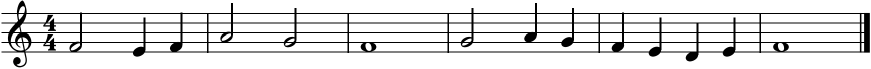
#> input picture Ave.png, 1742 x 138 px (shown at 1/2 size)
$ jupyter execute --allow-errors Ave_code.ipynb
#> lines starting #> are read from the running program, lines starting #| are printed output that depends on the picture; after the words box and inside, x2 and y2 are one past the last pixel; in counts of white or black regions, pixels touching at a corner belong together
#> further down, Ave_image is the input picture: shape (138, 1742); min 0, max 255, mean 224.6
[cell 1]
import pydub
import numpy as np
import sounddevice as sd
from matplotlib import pyplot as plt
from scipy.io.wavfile import read, write
import cv2 as cv
import pandas as pd

[cell 2]
# detect lines
def LineDetector(input_im):
# convert image to gray image
    Gray_IM = cv.cvtColor(input_im,cv.COLOR_BGR2GRAY)
# detect edges
    t_lower = 50  # Lower Threshold
    t_upper = 200  # Upper threshold
#apertureSize is an optional parameter that is used to specify the order of the Sobel filter used
#to calculate the gradient in the Canny algorithm. The default value is 3 and its value should
#be odd between 3 and 7. You can increase the Aperture size when you want to detect more detailed features.
    edges = cv.Canny(Gray_IM,t_lower,t_upper,apertureSize=3)
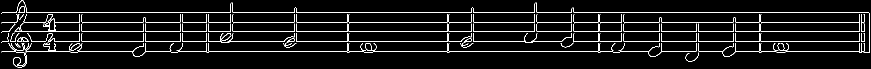
#> edges: shape (138, 1742) (shown at 1/2 size); 5.2% white in thin lines or dots

    IM_lines = cv.HoughLinesP(
                edges,
                1, # Distance resolution in pixels
                np.pi/180, # Angle resolution in radians
                threshold=50, # Min number of votes for valid line
                minLineLength=40, # Min allowed length of line
                maxLineGap=10 # Max allowed gap between line for joining them
                )
#> IM_lines = 73 rows, first 6: [47, 44, 1739, 44], [748, 102, 1224, 102], [4, 25, 1737, 25], [31, 63, 1739, 63], [4, 83, 442, 83], [1613, 102, 1655, 102]
    lines_Y=[]
    for line in IM_lines:
        xx,ys,xf,yf=line[0]
        if(abs(xx-xf)>50):
            if(abs(ys-yf)<5):
                a=1
                for i in lines_Y:
                    if(abs(i-ys)<5):
                        a=0
                if(a or lines_Y==[]):
                    lines_Y.append(ys)
#> this loop made 73 passes
#> (xx, ys, xf, yf) on passes 1 to 12: (47, 44, 1739, 44), (748, 102, 1224, 102), (4, 25, 1737, 25), (31, 63, 1739, 63), (4, 83, 442, 83), (1613, 102, 1655, 102), (1284, 83, 1340, 83), (438, 102, 494, 102), (1447, 83, 1503, 83), (1606, 83, 1662, 83), (627, 102, 697, 101), (568, 82, 631, 83)
#> after the loop, lines_Y = [44, 102, 25, 63, 83]
    for i in lines_Y:
        cv.line(Gray_IM, (0, i), (1700, i), (0,0,255), 2, cv.LINE_AA)
#> this loop made 5 passes
#> i on passes 1 to 5: 44, 102, 25, 63, 83
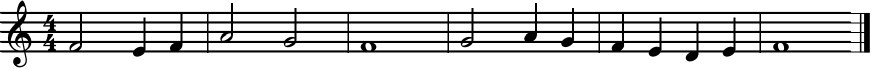
#> Gray_IM: shape (138, 1742) (shown at 1/2 size); 10.04% of pixels changed, all inside (x1, y1, x2, y2) = (0, 23, 1703, 105)
    lines_Y.sort()
    return Gray_IM,lines_Y

[cell 3]
def detectNotes(input_image, template, threshold):
    w, h = template.shape[::-1]
    res_image = input_image.copy()
    matches = cv.matchTemplate(input_image, template, cv.TM_CCOEFF_NORMED)
    match_loc = np.where( matches >= threshold)
    rects = list(zip(*match_loc[::-1]))
    rects = sorted(rects, key = lambda x: (x[0], x[1]))
    rects = np.asarray(rects)
    prev_x = rects[0][0]
    prev_y = rects[0][1]
    x_margin = 20
    y_margin = 20
    stay = [0]
    for i in range(1, rects.shape[0]):
        if (abs(rects[i][0] - prev_x) > x_margin or abs(rects[i][1] - prev_y) > y_margin):
            stay.append(i)
            prev_x = rects[i][0]
            prev_y = rects[i][1]

    rects = rects[stay]
    rect2=[]
    for i in rects:
       # if(rect2==[]):
        #    rect2.append(i)
        a=1
        for j in range (len(rect2)):
             if(   ((i[0]-rect2[j][0])**2)+((i[1]-rect2[j][1])**2)<20 ):
               a=0
        if(a):
            rect2.append(i)
        for pt in rects:
            cv.rectangle(res_image, pt, (pt[0] + w, pt[1] + h), (0,0,255), 1)

    return rect2,res_image

[cell 4]
Ave_image = cv.imread('Ave.png',cv.IMREAD_GRAYSCALE)
Ave_image1 = cv.imread('Ave.png')
template2 = cv.imread("whole.PNG", cv.IMREAD_GRAYSCALE)
threshold2 = 0.55

#> (the rest of this cell did not finish here and is left out)

#> (a cell that did not finish here is left out)

[cell 6]
# note class
class note :
    def __init__(self):
        self.x=0
        self.y=0
        self.id=0
        self.octave=0
        self.dur=0
class blunt :
    def __init__(self):
        self.lines=[]
        self.average=0
        self.notes=[]
    # [63 lines left out: function findNotesStr, not called in this run]


a=note()
a.y=10
a.x=5
print(a.x+a.y)

[cell 7]
#detect notes2
img2 = cv.imread('Ave.png')
def MakeNotes2(input_img):
    result=[]
    ## line
    junk1,lines =LineDetector(input_img)
#> lines = [25, 44, 63, 83, 102]
    # create blunts

    bluntN=int(len(lines)/5)
#> bluntN = 1
    blunts=[]
    for i in range (bluntN):
        temp_blunt=blunt()
        temp_blunt.lines=[lines[5*i],lines[5*i+1],lines[5*i+2],lines[5*i+3],lines[5*i+4]]
        temp_blunt.average=sum(temp_blunt.lines)/len(temp_blunt.lines)
        print("Average",temp_blunt.average)
        blunts.append(temp_blunt)
#> this loop made 1 pass
#> (temp_blunt.lines, temp_blunt.average) on pass 1: ([25, 44, 63, 83, 102], 63.4)
#| Average 63.4
#> after the loop, blunts = 1 item

    ## note
    ## quarters
    template = cv.imread("quarter (1).PNG", cv.IMREAD_GRAYSCALE)
    gray = cv.cvtColor(input_img, cv.COLOR_BGR2GRAY)
    threshold = 0.69
    rects,junk2= detectNotes(gray, template, threshold)
    print(len(rects))
    for point in rects:
        temp_note=note()
        temp_note.x=point[0]+14
        temp_note.y=point[1]+63
        temp_note.dur=3
        for i in blunts:
            if(abs(i.average-temp_note.y)<75):
                i.notes.append(temp_note)
        image2 = cv.circle(input_img, (temp_note.x,temp_note.y), radius=0, color=(0, 0, 255), thickness=2)

    ## half
    template = cv.imread("half.PNG", cv.IMREAD_GRAYSCALE)
   # gray = cv.cvtColor(input_img, cv.COLOR_BGR2GRAY)
    threshold = 0.75
    rects,junk2= detectNotes(gray, template, threshold)
    print(len(rects))
    for point in rects:
        temp_note=note()
        temp_note.x=point[0]+14
        temp_note.y=point[1]+69
        temp_note.dur=2
        for i in blunts:
            if(abs(i.average-temp_note.y)<75):
                i.notes.append(temp_note)
        image2 = cv.circle(input_img, (temp_note.x,temp_note.y), radius=0, color=(0, 0, 255), thickness=2)
    ## whole
    template = cv.imread("whole.PNG", cv.IMREAD_GRAYSCALE)
    threshold = 0.55
    rects,junk2= detectNotes(gray, template, threshold)
    print(len(rects))
    for point in rects:
        temp_note=note()
        temp_note.x=point[0]+14
        temp_note.y=point[1]+11
        temp_note.dur=1
        for i in blunts:
            if(abs(i.average-temp_note.y)<75):
                i.notes.append(temp_note)
        image2 = cv.circle(input_img, (temp_note.x,temp_note.y), radius=0, color=(0, 0, 255), thickness=2)


    for i in blunts:
        print(len(i.notes))
        i.findNotesStr()


    return image2,blunts


#> (the rest of this cell did not finish here and is left out)

[cell 8]
notes_base = 2**(np.arange(12)/12)*27.5
notes_duration = np.array([3200, 1600, 800, 400, 200, 100])*0.7
notes_ann = ['A', 'A#', 'B', 'C', 'C#', 'D', 'Eb', 'E', 'F', 'F#', 'G', 'G#']

def sin_wave(f, n, fs):
    x = np.linspace(0, 2*np.pi, n)
    ring = 30
    xp = np.linspace(0, -1*(n*ring/fs), n)
    y = np.sin(x*f*(n/fs))*np.exp(xp)
    z = np.zeros([n, 2])
    z[:, 0] = y
    z[:, 1] = y
    return z

# [7 lines left out: function play_note, not called in this run]

def put_note(note_id, octave, dur, fs):
    if (note_id < 3) :
        octave += 1
    y = sin_wave(notes_base[note_id]*2**octave, int(notes_duration[dur]*(fs/1000)), fs)
    return y

def get_music(music_notes, fs):
#> called with fs = 44100
    m = []
    for item in music_notes:
        y = put_note(item[0], item[1], item[2], fs)
        m.append(y)
    m = np.concatenate(m, 0)
    return m

fs1 = 44100
music = [[8, 5, 3], [10, 5, 4], [10, 5, 4], [10, 5, 3], [10, 5, 3], [10, 5, 3], [10, 5, 3], [10, 5, 3], [10, 5, 3],
        [11, 5, 4], [4, 5, 4], [11, 5, 4], [4, 5, 4], [11, 5, 4], [4, 5, 4], [11, 5, 4], [4, 5, 4], [3, 5, 3],
        [8, 5, 4], [8, 5, 4], [8, 5, 3], [8, 5, 3], [8, 5, 3], [8, 5, 3], [8, 5, 3], [8, 5, 3],
        [10, 5, 4], [3, 5, 4], [10, 5, 4], [3, 5, 4], [10, 5, 4], [3, 5, 4], [10, 5, 4], [3, 5, 4], [1, 4, 3]]

y = get_music(music, fs1)
sd.play(y, fs1)
#> (this line was passed over: sounddevice is not available in this run)

$ run again, with Maryam.png copied over Ave.png
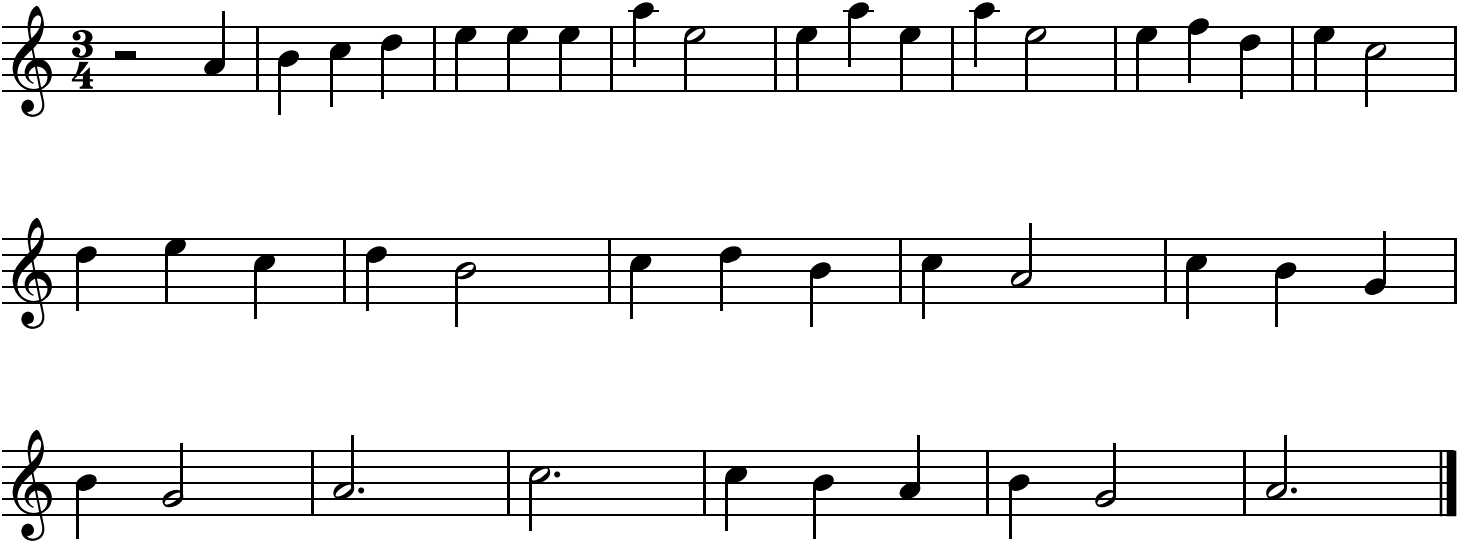
#> input picture Maryam.png, 1458 x 542 px
#> Ave_image is the input picture: shape (542, 1458); min 0, max 255, mean 233.7
#> in LineDetector, `edges = cv.Canny(Gray_IM,t_lower,t_upper,apertureSize=3)`:
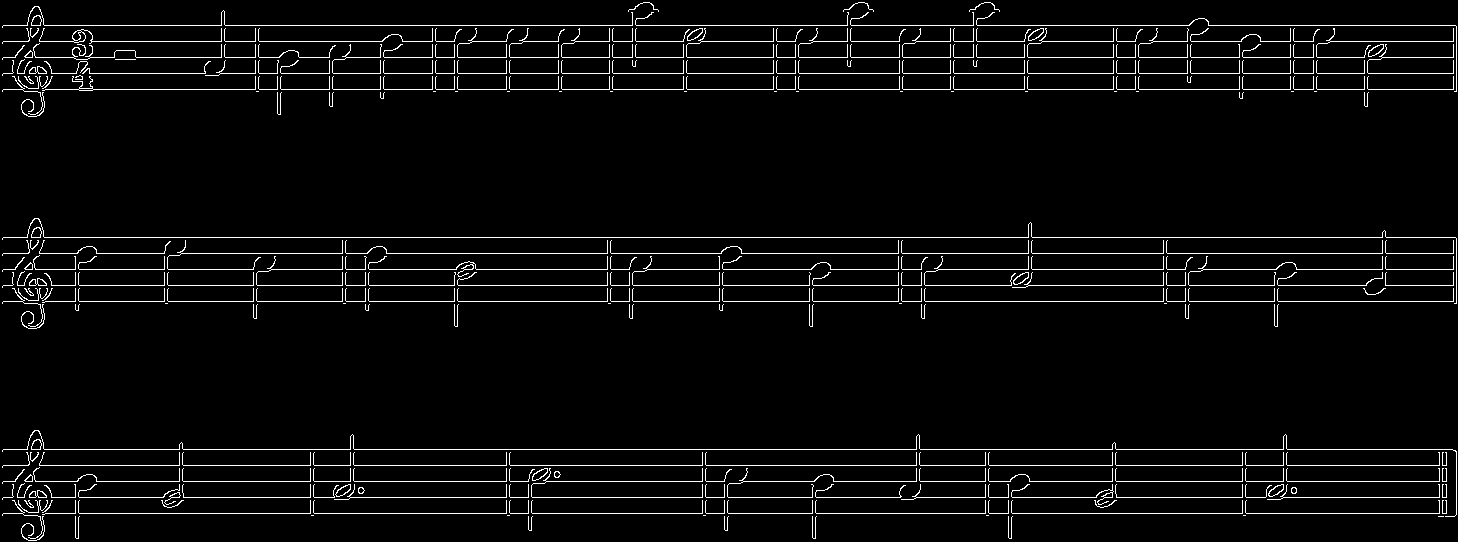
#> edges: shape (542, 1458); 3.9% white in thin lines or dots
#> IM_lines = 99 rows, first 6: [1028, 285, 1366, 285], [3, 237, 1455, 237], [3, 449, 1452, 449], [93, 89, 1456, 89], [3, 497, 334, 497], [45, 301, 1456, 301]
#> the loop in LineDetector, `for line in IM_lines:` made 99 passes
#> after the loop in LineDetector, `for line in IM_lines:`: lines_Y = [285, 237, 449, 89, 497, 301, 513, 481, 25, 57, 41, 465, 253, 73, 269]
#> the loop in LineDetector, `for i in lines_Y:` made 15 passes
#> i on passes 1 to 8: 285, 237, 449, 89, 497, 301, 513, 481
#> after the loop in LineDetector, `for i in lines_Y:`:
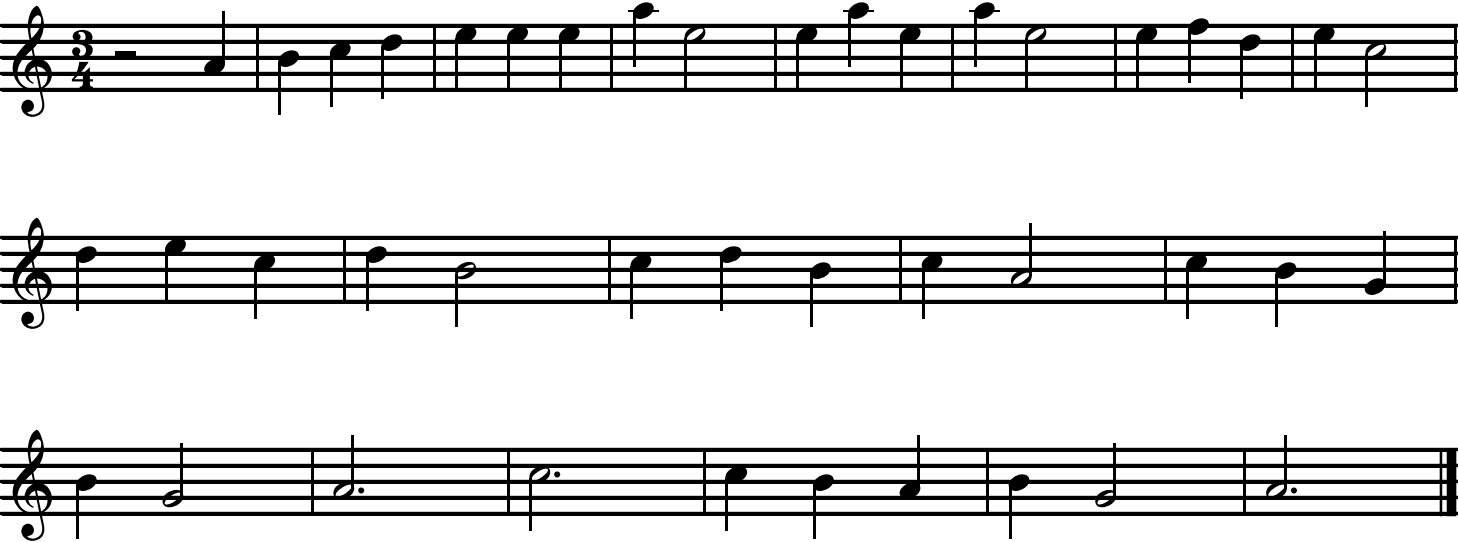
#> Gray_IM: shape (542, 1458); 7.82% of pixels changed, all inside (x1, y1, x2, y2) = (0, 23, 1458, 516)
#> lines = [25, 41, 57, 73, 89, 237, 253, 269, 285, 301, 449, 465, 481, 497, 513]
#> bluntN = 3
#> the loop in MakeNotes2, `for i in range (bluntN):` made 3 passes
#> (temp_blunt.lines, temp_blunt.average) on passes 1 to 3: ([25, 41, 57, 73, 89], 57), ([237, 253, 269, 285, 301], 269), ([449, 465, 481, 497, 513], 481)
#> (printed output is left out)
#> after the loop in MakeNotes2, `for i in range (bluntN):`: blunts = 3 items

$ run again, with Twinkle.png copied over Ave.png
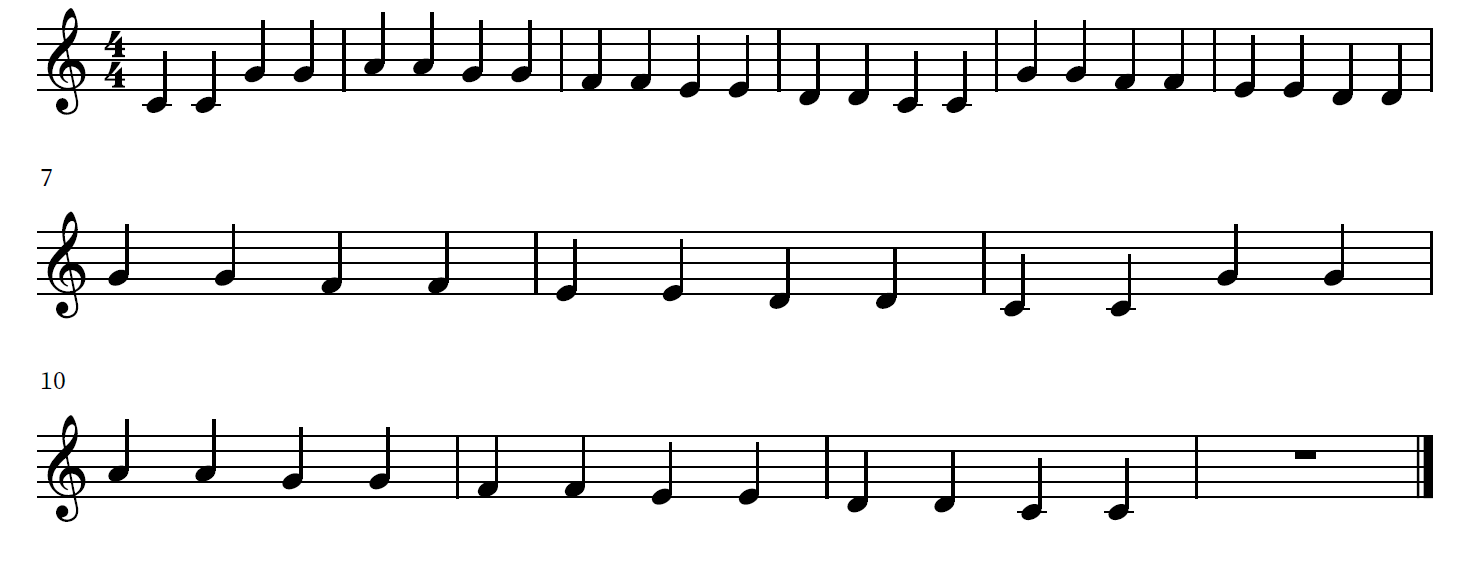
#> input picture Twinkle.png, 1458 x 572 px
#> Ave_image1 is the input picture: shape (572, 1458, 3); mean B, G, R 234.7, 234.7, 234.7
#> in LineDetector, `edges = cv.Canny(Gray_IM,t_lower,t_upper,apertureSize=3)`:
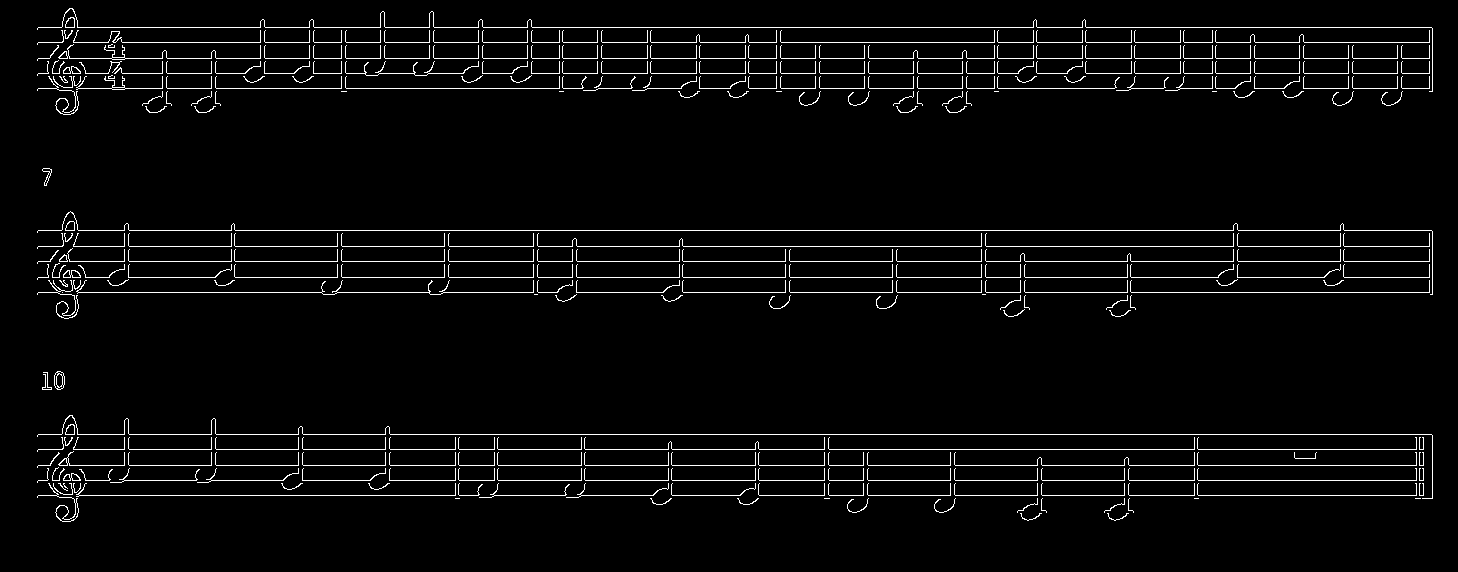
#> edges: shape (572, 1458); 3.5% white in thin lines or dots, all inside (x1, y1, x2, y2) = (37, 8, 1433, 522)
#> IM_lines = 64 rows, first 6: [38, 261, 1432, 261], [759, 495, 1432, 495], [38, 230, 1431, 230], [302, 480, 370, 480], [235, 277, 1218, 277], [38, 27, 1431, 27]
#> the loop in LineDetector, `for line in IM_lines:` made 64 passes
#> after the loop in LineDetector, `for line in IM_lines:`: lines_Y = [261, 495, 230, 480, 277, 27, 42, 449, 292, 58, 465, 246, 434, 73, 88]
#> the loop in LineDetector, `for i in lines_Y:` made 15 passes
#> i on passes 1 to 8: 261, 495, 230, 480, 277, 27, 42, 449
#> after the loop in LineDetector, `for i in lines_Y:`:
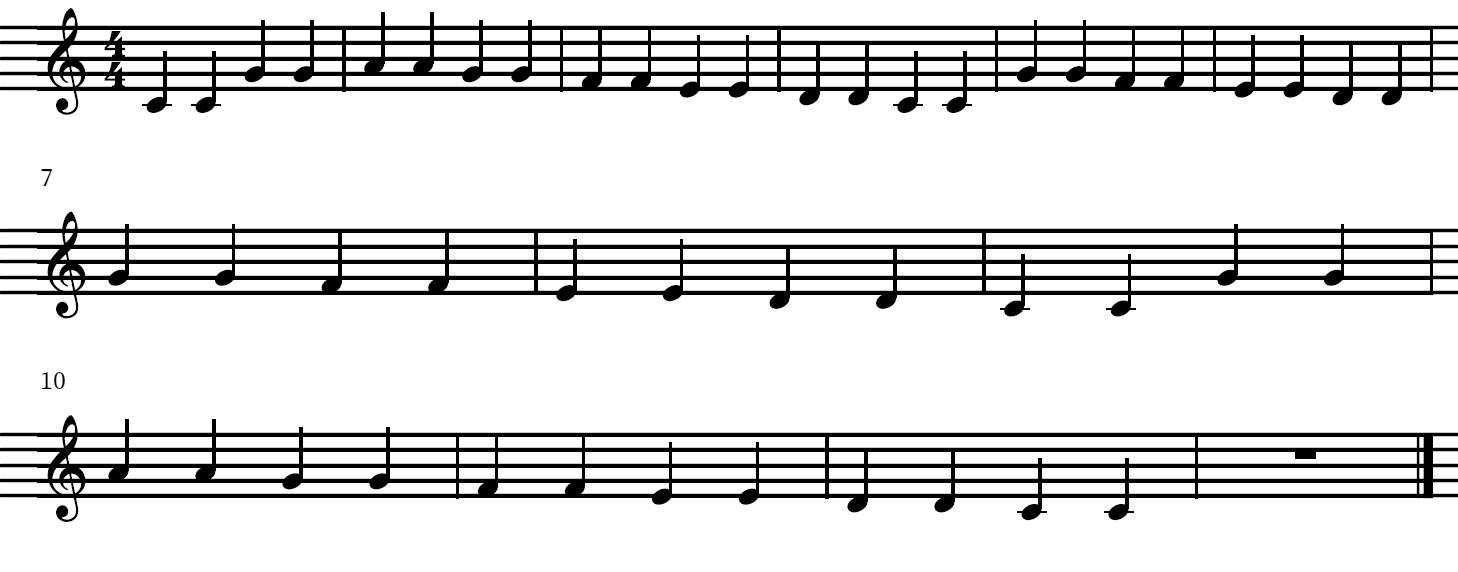
#> Gray_IM: shape (572, 1458); min 0, max 255, mean 220.5
#> lines = [27, 42, 58, 73, 88, 230, 246, 261, 277, 292, 434, 449, 465, 480, 495]
#> bluntN = 3
#> the loop in MakeNotes2, `for i in range (bluntN):` made 3 passes
#> (temp_blunt.lines, temp_blunt.average) on passes 1 to 3: ([27, 42, 58, 73, 88], 57.6), ([230, 246, 261, 277, 292], 261.2), ([434, 449, 465, 480, 495], 464.6)
#> (printed output is left out)
#> after the loop in MakeNotes2, `for i in range (bluntN):`: blunts = 3 items

$ run again, with bemil_BD.png copied over Ave.png
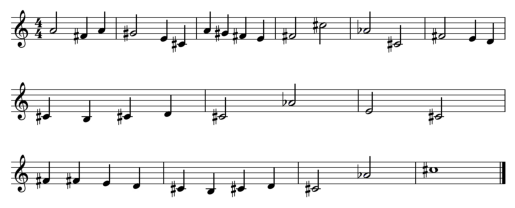
#> input picture bemil_BD.png, 515 x 208 px
#> Ave_image1 is the input picture: shape (208, 515, 3); mean B, G, R 237.9, 237.9, 237.9
#> in LineDetector, `edges = cv.Canny(Gray_IM,t_lower,t_upper,apertureSize=3)`:
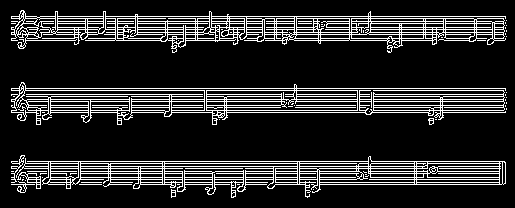
#> edges: shape (208, 515); 15.5% white in thin lines or dots, all inside (x1, y1, x2, y2) = (11, 10, 507, 198)
#> IM_lines = 35 rows, first 6: [11, 112, 505, 112], [11, 18, 505, 18], [11, 110, 503, 110], [11, 179, 505, 179], [11, 94, 505, 94], [11, 90, 505, 90]
#> the loop in LineDetector, `for line in IM_lines:` made 35 passes
#> after the loop in LineDetector, `for line in IM_lines:`: lines_Y = [112, 18, 179, 94, 88, 184, 171, 101, 107, 32, 163, 40, 27]
#> the loop in LineDetector, `for i in lines_Y:` made 13 passes
#> i on passes 1 to 8: 112, 18, 179, 94, 88, 184, 171, 101
#> after the loop in LineDetector, `for i in lines_Y:`:
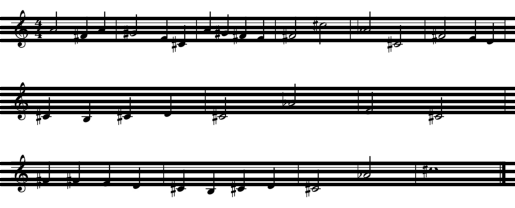
#> Gray_IM: shape (208, 515); min 0, max 255, mean 193.6
#> lines = [18, 27, 32, 40, 88, 94, 101, 107, 112, 163, 171, 179, 184]
#> bluntN = 2
#> the loop in MakeNotes2, `for i in range (bluntN):` made 2 passes
#> (temp_blunt.lines, temp_blunt.average) on passes 1 to 2: ([18, 27, 32, 40, 88], 41), ([94, 101, 107, 112, 163], 115.4)
#> (printed output is left out)
#> after the loop in MakeNotes2, `for i in range (bluntN):`: blunts = 2 items
